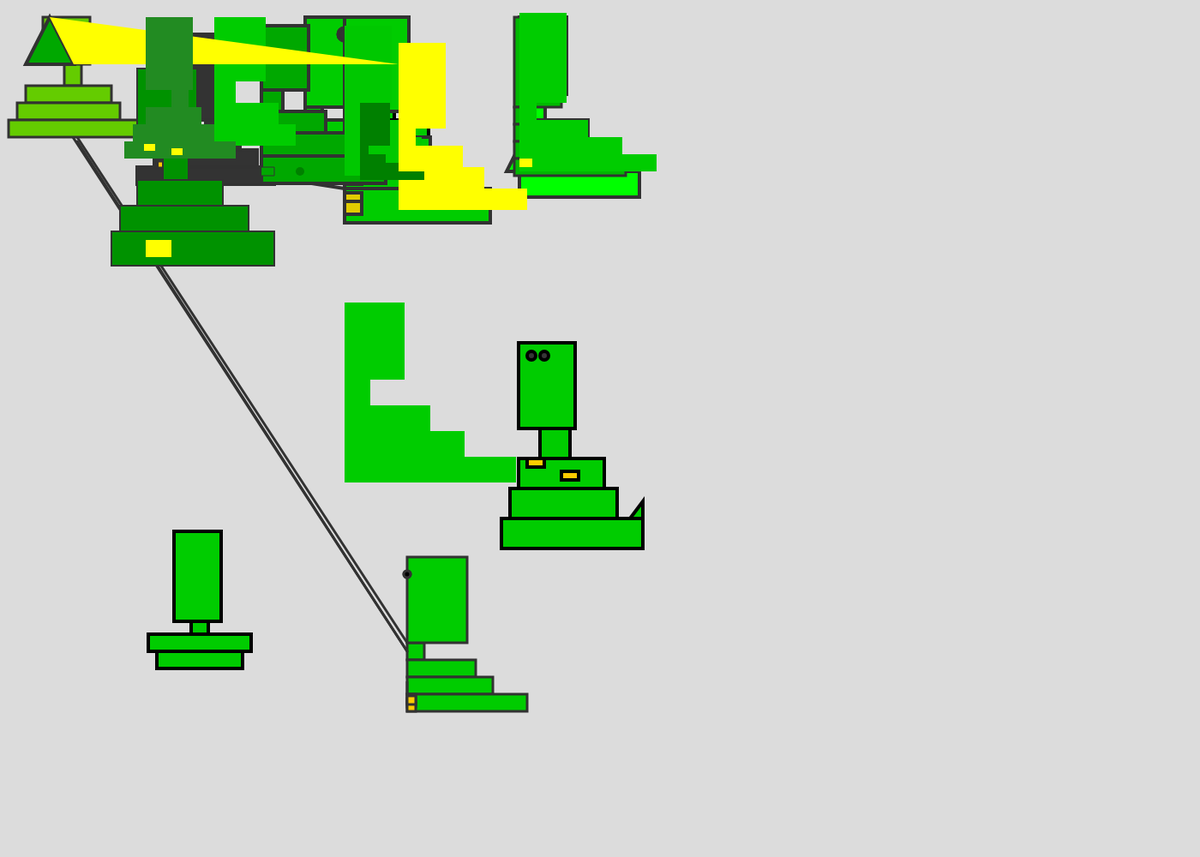
Frame 1 (no input)
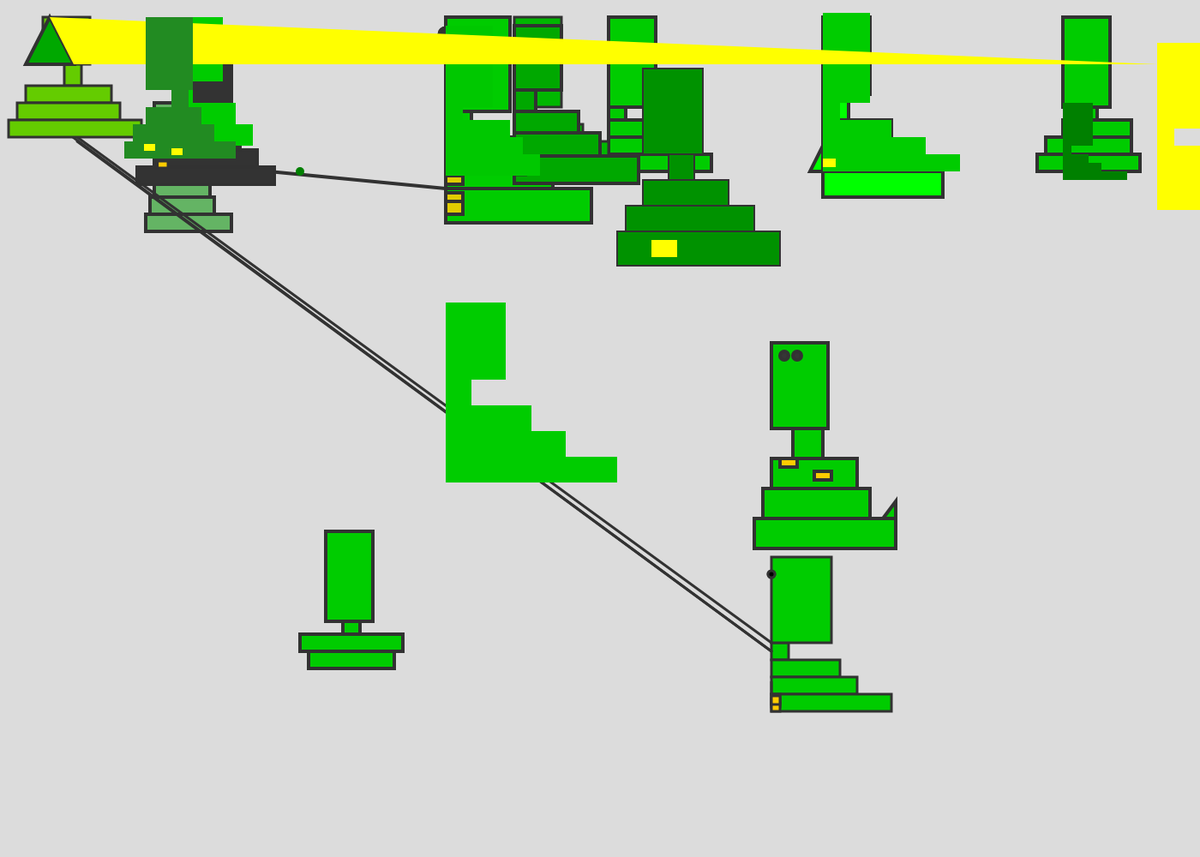
Frame 60 (no input)
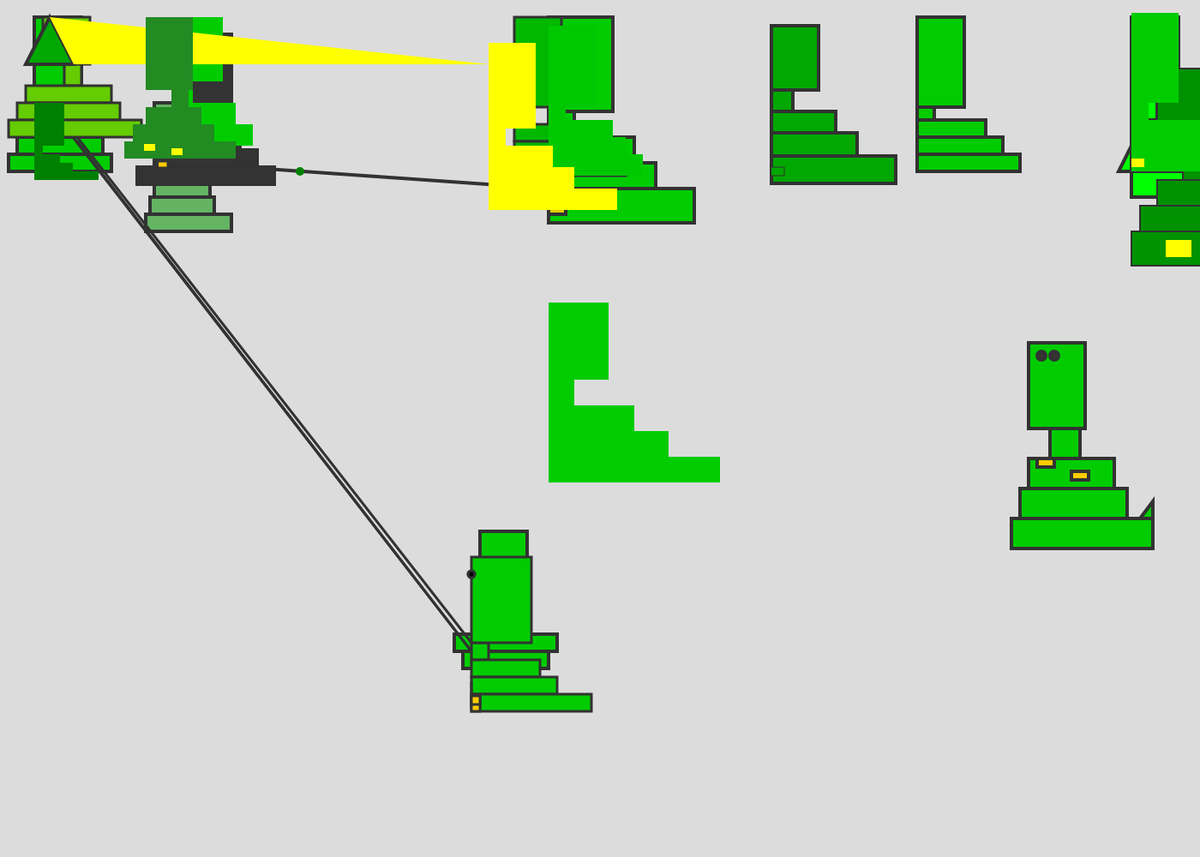
Frame 120 (the mouse pressed at the canvas centre since frame 60)

The p5.js sketch that drew these frames (run headless with seeded random() and noise() and a simulated clock; from frame 60 on, the mouse is pressed at the canvas centre):

// p5.js sketch
// ── sketch.js
let albertX = 200;
let albertSpeed = 3;
let albertY = 720;

let tonyX = 500;
let tonySpeed = 6;
let tonyY = 20;

let annayPos = 180;
let annaX = 150;
let annaSpeed = 10;

let camiloX = 600;
let camiloSpeed = 6;

let zoeX = 400;
let zoeSpeed = 2;

let yalianaX = 650;
let yalianaSpeed = 4;

let jbX = 400;
let jbS = 2;
let jbY = 333;

let xuwenX = 300;
let xuwenSpeed = 4;

let tomX = 500
let tomSpeed = 10;

let jamieX = 450;
let jamieY = 600;
let jamieSpeed = 25;

let miguelX = 300;
let miguelY = 100;
let miguelSpeed = 5;

let karimX = 600;
let karimSpeed = 6;
let karimY = 400;

let yogiX = 400;
let yogiSpeed = 20;


let yuktaX = 350;
let yuktaSpeed = 6;

let sakeenaX = 400;
let sakeenaSpeed = 2;

let tylerX = 200;
let tylerSpeed = 50;

let antoineX = 600
let antoineSpeed = 5
let antoineY = 500

let mattX = 450;
let mattSpeed = 15;

let anubhaX = 550;
let anubhaSpeed = 4;
let sonaliX = 600;
let sonaliSpeed = 6;

function setup() {
  createCanvas(1400, 1000);
}

function draw() {
  background(220);

  // 00
  // Albert's snake
  if (albertX > width || albertX < 0) {
    albertSpeed = albertSpeed*-1;
  }
  albertX = albertX + albertSpeed;



  strokeWeight(4);
  fill(0, 204, 0);
  rect(albertX + 20, albertY, 20, 20);
  rect(albertX, albertY-100, 55, 105);

  let albertYPos = 140

  rect(albertX, albertY+20, 80, 20);
  rect(albertX-20, albertY+40, 100, 20);
  rect(albertX-30, albertY+20, 120, 20);

  // 20
  // yogi's snake
  if (yogiX > width || yogiX < 0) {
    yogiSpeed = yogiSpeed*-1;
  }
  yogiX = yogiX + yogiSpeed;

  strokeWeight(4);
  fill(0, 204, 0);
  rect(yogiX + 20, 120, 20, 20);
  rect(yogiX, 20, 55, 105);

  let yogiYPos = 140

  rect(yogiX, yogiYPos, 80, 20);
  rect(yogiX-20, yogiYPos+20, 100, 20);
  rect(yogiX-30, 180, 120, 20);


  // 01
  //Duong Die's Snake

  let tonyX = 10000;
  let tonySpeed = 6;
  //snake

  //body
  //let tonyY = 20;

  fill('rgba(0,255,0, 0.25)')
  rect(tonyX, tonyY, 55, 75)
  rect(tonyX, tonyY + 75, 20, 20)
  rect(tonyX, tonyY + 93, 75, 25)
  rect(tonyX, 140, 120, 25)
  rect(tonyX, 160, 170, 25)

  //snake spot
  fill(255, 204, 0);
  rect(tonyX, 165, 15, 10)
  fill(255, 204, 0);
  rect(tonyX, 175, 15, 10)
  fill(255, 204, 0);
  rect(tonyX, 165, 15, 10)
  fill(255, 204, 0);
  rect(tonyX, 175, 15, 10)

  // 02
  //  Antoine's snake
  if (antoineX > width || antoineX < 0) {
    antoineSpeed = antoineSpeed*-1
  }
  antoineX = antoineX + antoineSpeed
  //Snake Body
  fill(0,204,0);
  rect(antoineX, antoineY-100, 66, 100);
  rect(antoineX+25, antoineY, 35, 35);
  rect(antoineX, antoineY+35, 100, 35);
  rect(antoineX-10, antoineY+70, 125, 35);
  rect(antoineX-20, antoineY+105, 165, 35);
  triangle(antoineX+130, antoineY+105, antoineX+145, antoineY+105, antoineX+145, antoineY+85);

  //Snake Eyes
  fill(54);
  circle(antoineX+15, antoineY-85, 10);
  circle(antoineX+30, antoineY-85, 10);

  //Snake Spots
  fill(255, 204, 0);
  rect(antoineX+10, antoineY+35, 20, 10);
  rect(antoineX+50, antoineY+50, 20, 10);


  // 03
  // Yukta's snake
  //snakebody
  if (yuktaX > width || yuktaX < 0) {
    yuktaSpeed = yuktaSpeed*-1;
  }
  yuktaX = yuktaX + yuktaSpeed;
  fill (0, 204, 0)
  stroke(50);
  rect(yuktaX, 120, 20, 20);
  rect(yuktaX, 20, 55, 105);

  let ypos =  140

  rect(yuktaX, ypos, 80, 20);
  rect(yuktaX, ypos+20, 100, 20);
  rect(yuktaX, ypos+40, 120, 20);


  // 04
  // Xuwen Zhang's snake
  //  background(220);
  fill(100,180,100)
  rect(180,120,50,70);
  rect(200,190,20,20);
  rect(180,210,65,20);
  rect(175,230,75,20);
  rect(170,250,100,20);
  strokeWeight(3)


  // 05
  //  Camilo's snake
  //Snake Body
  if (camiloX > width || camiloX < 0) {
    camiloSpeed = camiloSpeed*-1
  }
  camiloX = camiloX + camiloSpeed;

  strokeWeight(4);
  fill('rgb(0,255,0)');
  rect(camiloX, 20, 55, 90);
  rect(camiloX, 110, 30, 30);
  rect(camiloX, 140, 80, 30);
  rect(camiloX, 170, 100, 30);
  rect(camiloX, 200, 140, 30);
  triangle(camiloX, 200, camiloX, 170, camiloX-15, 200);

  //Snake Eyes
  fill(51);
  circle(115, 40, 8)
  circle(130, 40, 8)


  // 06
  //  Sakeena's Snake

  if (sakeenaX > width || sakeenaX < 0) {
    sakeenaSpeed = sakeenaSpeed*-1;
  }
  sakeenaX = sakeenaX + sakeenaSpeed;

  fill(0, 204, 0);
  rect(sakeenaX, 20, 75, 110);
  rect(sakeenaX, 130, 30, 30);
  rect(sakeenaX, 160, 100, 30);
  rect(sakeenaX, 190, 125, 30);
  rect(sakeenaX, 220, 170, 40);
  triangle(sakeenaX, 220, sakeenaX, 220, 210, 190);
  fill(225, 204, 0);
  rect(sakeenaX, 205, 20, 10);
  rect(sakeenaX, 195, 20, 10);
  rect(sakeenaX, 205, 20, 10);
  rect(sakeenaX, 225, 20, 15);
  rect(sakeenaX, 235, 20, 15);
  rect(sakeenaX, 225, 20, 15);
  rect(sakeenaX, 235, 20, 15);
  fill(51);
  circle(sakeenaX, 40, 15);
  circle(sakeenaX, 40, 15);


  // 07
  //  Tom's Snake
  rect(220,40,50,100)
  rect(240,140,20,15)
  rect(200,155,80,20)
  rect(180,175,120,20)
  rect(160,195,160,20)
  fill(0,255,0)


  // 08
  //  Jamie

  if (jamieX > width || jamieX < 0) {
    jamieSpeed = jamieSpeed*-1;
  }
  jamieX = jamieX + jamieSpeed;
  //Body
  fill(0,204,0)
  strokeWeight(3)
  rect(jamieX,jamieY+150,20,20);
  rect(jamieX,jamieY+50,70,100);
  rect(jamieX,jamieY+170,80,20);
  rect(jamieX,jamieY+190,100,20);
  rect(jamieX,jamieY+210,140,20);
  //Eyes
  fill(0,0,0)
  circle(jamieX,jamieY+70,8);
  circle(jamieX,jamieY+70,8);
  //Tongue
  line(jamieX,jamieY+150,90,160)
  line(jamieX,jamieY+160,85,160)
  line(jamieX,jamieY+160,90,165)
  //Tail & Spots
  fill(255,204,0)
  triangle(jamieX,jamieY+210,jamieX,jamieY+195,jamieX,jamieY+210)
  square(jamieX,jamieY+215,10)
  square(jamieX,jamieY+220,10)
  square(jamieX,jamieY+210,10)
  square(jamieX,jamieY+212,10)


  // 09
  // jgpersic
  fill(color(100, 204, 0))
  rect(50, 20, 55, 55)
  rect(75, 75, 20, 25)
  rect(30, 100, 100, 20)
  rect(20, 120, 120, 20)
  rect(10, 140, 155, 20)

  ellipse(60, 46, 10, 20)
  ellipse(80, 46, 10, 20)


  // 10
  //  Sonali's snake
  //snake body



  strokeWeight(3);
  fill (0,184,0)
  rect (sonaliX,20,55,105);
  rect (sonaliX,125,20,20);
  rect (sonaliX,145,80,20);
  rect (sonaliX,165,110,20);
  rect (sonaliX,185,130,20);
  //snake spots
  strokeWeight(1);
  fill (255,204,0)
  rect (185,189,10,6)
  fill (51);
  circle (210,35,6,6)
  circle (220,35,6,6)


  // 11
  //  Miguelor's snake
  //Snake Body

  if (miguelX > width || miguelX < 0) {
    miguelSpeed = miguelSpeed*-1;
  }
  miguelX = miguelX + miguelSpeed;

  fill(0, 168, 0);
  strokeWeight(4);
  rect(miguelX, miguelY - 70, 55, 75);
  rect(miguelX, miguelY + 5, 25, 25);
  rect(miguelX, miguelY + 30, 75, 25);
  rect(miguelX, miguelY + 55, 100, 27);
  rect(miguelX, miguelY + 82, 145, 32);
  triangle(30, 75, 58, 20, 86, 75);

  //Snake spots
  strokeWeight(1);
  rect(miguelX, miguelY + 95, 15, 10);


  // 12
  // Anna's snake
  if (annaX > width || annaX < 0) {
    annaSpeed = annaSpeed*-1;
  }
  annaX = annaX + annaSpeed;

  fill(0,146,0);
  strokeWeight(2); //body
  rect(annaX, annayPos - 100 , 70, 100);
  rect(annaX + 30, annayPos, 30, 30);
  rect(annaX, annayPos + 30, 100, 30);
  rect(annaX - 20, annayPos + 60, 150, 30);
  rect(annaX - 30, annayPos + 90, 190, 40);
  fill(255, 255, 0);
  strokeWeight(0); //spots
  rect(annaX + 10 ,annayPos +100,30,20);


  // 13
  //  Tyler Beerse's snake

  if (tylerX > width || tylerX < 0) {
    tylerSpeed = tylerSpeed*-1;
  }
  tylerX = tylerX + tylerSpeed;


  fill(0, 204, 0);
  rect(tylerX, 20, 60, 75);
  rect(tylerX, 95, 25, 25);
  rect(tylerX, 120, 75, 25);
  rect(tylerX, 145, 95, 25);


  // 14
  //  Jbarzideh's snake
  if (jbX > width || jbX < 0) {
  jbS = jbS *-1;
  }
  jbX = jbX + jbS;

  rect(jbX,jbY+20,70,90);
  rect(jbX,jbY+110,30,30);
  rect(jbX,jbY+140,100,30);
  rect(jbX,jbY+170,140,30);
  rect(jbX,jbY+200,200,30);


  // 15
  //  Zoe Nye's snake
  if (zoeX > width || zoeX < 0) {
    zoeSpeed = zoeSpeed*-1;
  }
  zoeX = zoeX + zoeSpeed;


  fill(0,200,0);
  rect(zoeX, 30, 55, 95);
  rect(zoeX, 125, 20, 20);
  rect(zoeX, 140, 75, 20);
  rect(zoeX, 160, 90, 20);
  rect(zoeX, 180, 110, 25);




  // 16
  //  Karim Rukaiya
  //Snake head
  if (karimX > width || karimX < 0) {
    karimSpeed = karimSpeed*-1;
  }
  karimX = karimX + karimSpeed;

  fill (0, 204, 0);
  rect (karimX, 15, 55, 105);
  line(200, 120, 170, 140);
  rect (karimX, 120, 20, 20);
  rect (karimX, 140, 80, 20);
  rect (karimX, 160, 120, 20);
  rect (karimX, 180, 160, 20);
  fill (0, 0, 0);
  ellipse(210, 50, 8, 8);
  ellipse(225, 50, 8, 8);
  // 17
  //Snake body
  fill (255,255,0);
  rect (karimX, 185, 15, 10);


  // 18
  //  Matt Sacha

  if (mattX > width || mattX < 0) {
    mattSpeed = mattSpeed*-1;
  }
  mattX = mattX + mattSpeed;

  rect(mattX, 50, 55, 100);
  rect(mattX, 150, 20, 20);
  rect(mattX, 170, 75, 25);
  rect(mattX, 195, 100, 25);
  rect(mattX, 220, 150, 25);
  triangle(mattX, 75, 58, 20, 86, 75);


  // 19
  // yaliana

  if (yalianaX > width || yalianaX < 0) {
    yalianaSpeed = yalianaSpeed*-1;
  }
  yalianaX = yalianaX + yalianaSpeed;

  fill(34, 139, 34)
  rect(170, 20, 55, 85)
  rect(200, 105, 20, 20)
  rect(170, 125, 65, 20)
  rect(155, 145, 95, 20)
  rect(145, 165, 130, 20);
  fill(270, 270, 0)
  rect(168, 168, 13, 8)
  rect(200, 173, 13, 8)


  // 20
  //  Yogesh
  fill(0,128,0)
  rect(yogiX, 200, 75, 10)
  rect(yogiX, 190, 45, 10)
  rect(yogiX, 180, 30, 10)
  rect(yogiX, 170, 10, 10)
  rect(yogiX, 120, 35, 50)
  ellipse(350 ,200 ,10 , 10 )

  if (anubhaX > width || anubhaX < 0) {
    anubhaSpeed = anubhaSpeed*-1
  }
  anubhaX = anubhaX + anubhaSpeed;
}
